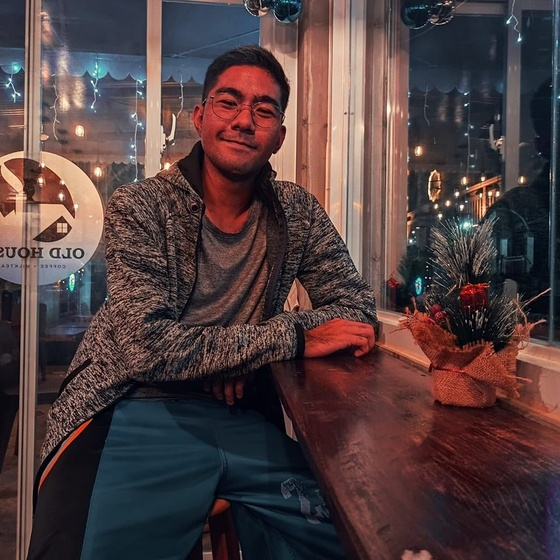
#> input picture Faces/train/Aaron/aaron.jpg, 560 x 560 px, shrunk from 960 x 960 before the run, found by its file name; its folder holds only this picture in this run
$ python train.py
#> lines starting #> are read from the running program, lines starting #| are printed output that depends on the picture
import os
import cv2 as cv
import numpy as np

people = ['Aaron', 'Alexis', 'Caren', 'Florenz', 'Karen', 'Nichole']
DIR = r'D:\OpenCV1\Faces\train'

haar_cascade = cv.CascadeClassifier('haar_face.xml')

features = []
labels = []

def create_train():
    for person in people:
        path = os.path.join(DIR, person)
        label = people.index(person)

        for img in os.listdir(path):
            img_path = os.path.join(path, img)

            img_array = cv.imread(img_path)
#> img_array is the input picture: shape (560, 560, 3); mean B, G, R 63.4, 62.5, 81.2
            gray = cv.cvtColor(img_array, cv.COLOR_BGR2GRAY)
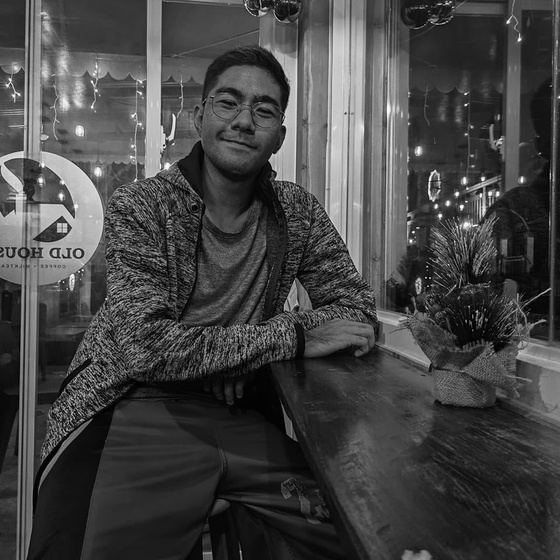
#> gray: shape (560, 560); min 0, max 254, mean 68.2

            faces_rect = haar_cascade.detectMultiScale(gray, scaleFactor=1.1, minNeighbors=4)
#> faces_rect = [[195, 63, 100, 100]]

            for (x, y, w, h) in faces_rect:
                faces_roi = gray[y:y+h, x:x+w]
                features.append(faces_roi)
                labels.append(label)
#> this loop made 1 pass
#> pass 1, in create_train, `faces_roi = gray[y:y+h, x:x+w]`:
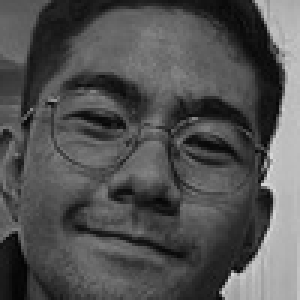
#> faces_roi: shape (100, 100) (shown 3 times larger); min 3, max 217, mean 82.2
#> after the loop, features = 1 item; labels = [0]
#> pass 2 of the loop in create_train, `for person in people:`:
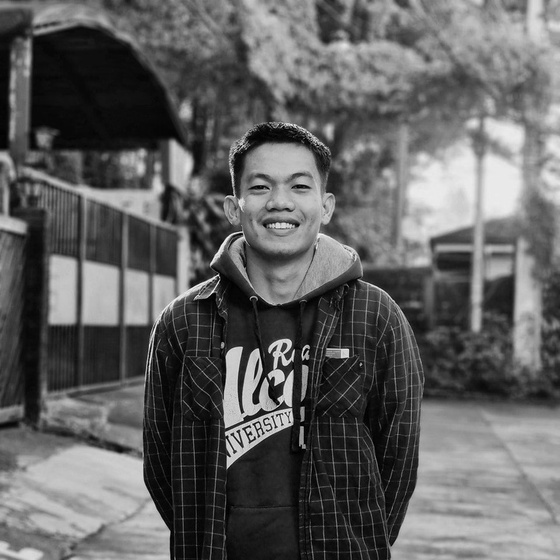
#> input picture Faces/train/Alexis/alexis.jpg, 560 x 560 px, shrunk from 960 x 960 before the run, found by its file name
#> in create_train, img_array is the input picture: shape (560, 560, 3); min 0, max 252, mean 97.1
#> faces_rect = [[228, 145, 104, 104]]
#> the loop in create_train, `for (x, y, w, h) in faces_rect:` made 1 pass
#> pass 1, in create_train, `faces_roi = gray[y:y+h, x:x+w]`:
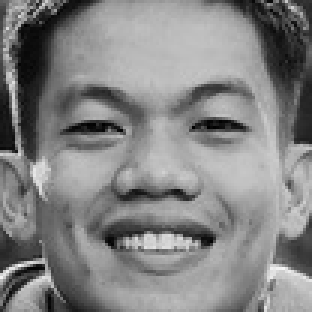
#> faces_roi: shape (104, 104) (shown 3 times larger); min 0, max 247, mean 131.6
#> after the loop in create_train, `for (x, y, w, h) in faces_rect:`: features = 2 items; labels = [0, 1]
#> pass 3 of the loop in create_train, `for person in people:`:
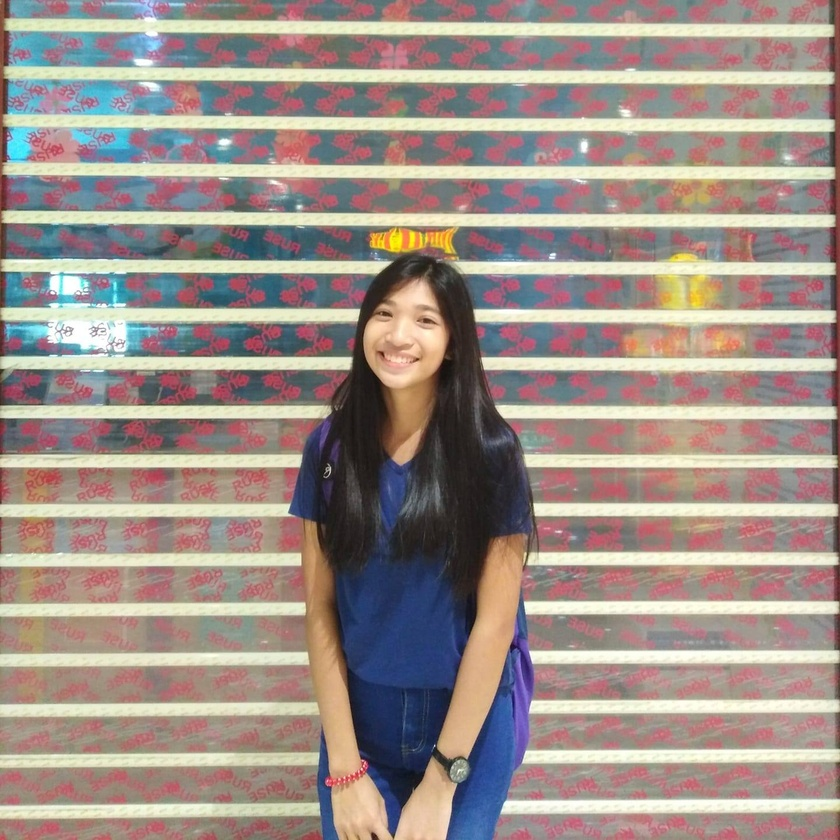
#> input picture Faces/train/Caren/caren.jpg, 840 x 840 px, shrunk from 1440 x 1440 before the run, found by its file name
#> in create_train, img_array is the input picture: shape (840, 840, 3); mean B, G, R 137.6, 144.4, 158.9
#> in create_train, `gray = cv.cvtColor(img_array, cv.COLOR_BGR2GRAY)`:
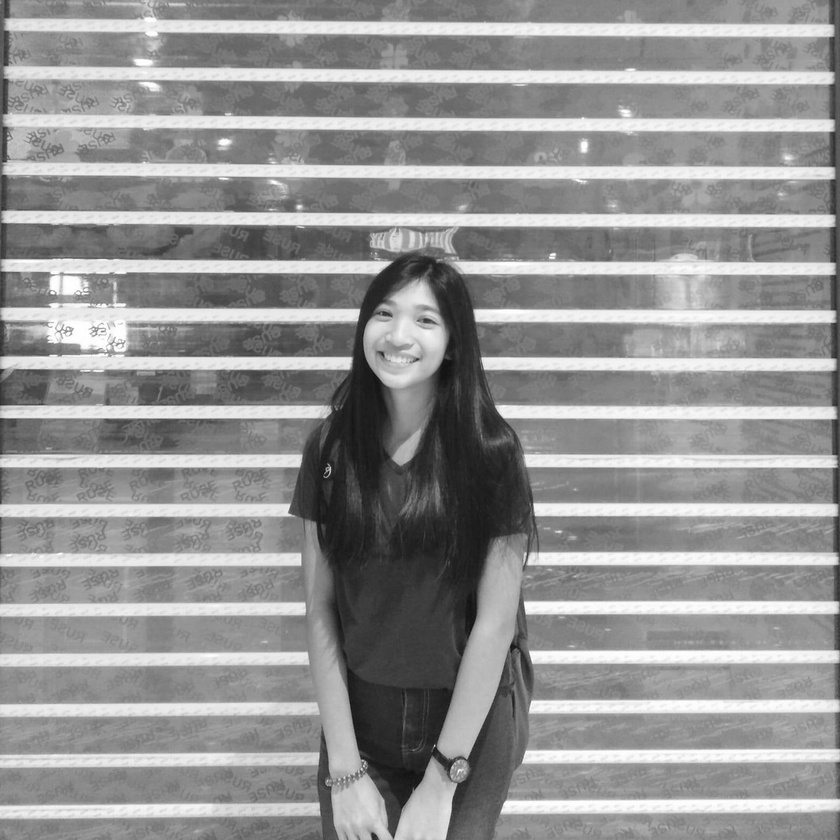
#> gray: shape (840, 840); min 14, max 255, mean 148
#> faces_rect = [[354, 280, 102, 102]]
#> the loop in create_train, `for (x, y, w, h) in faces_rect:` made 1 pass
#> pass 1, in create_train, `faces_roi = gray[y:y+h, x:x+w]`:
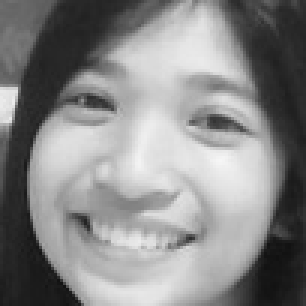
#> faces_roi: shape (102, 102) (shown 3 times larger); min 17, max 246, mean 135.8
#> after the loop in create_train, `for (x, y, w, h) in faces_rect:`: features = 3 items; labels = [0, 1, 2]
#> the loop made 5 passes; the first 3 are shown
#> (the run stopped early here; a loop or call above may not have finished)
